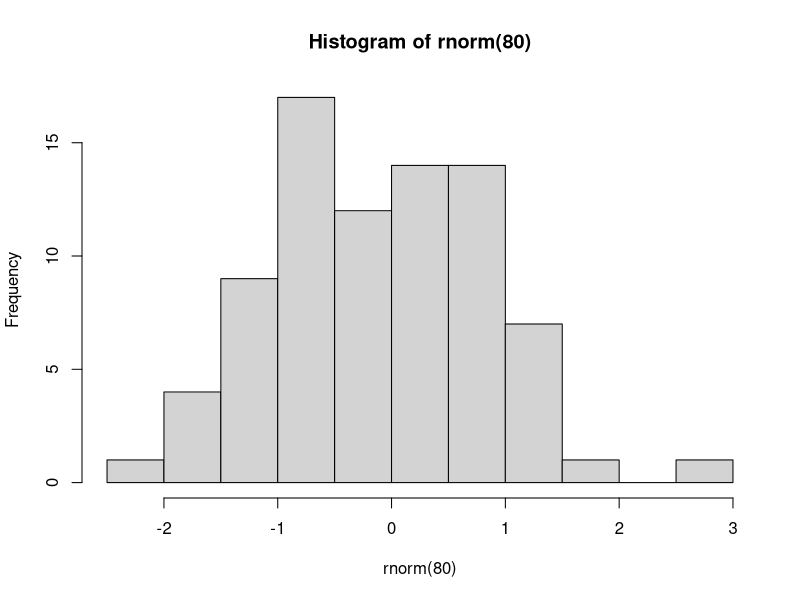

Recreate this plot in R.
#!/usr/bin/r

if (require("tidyr", quietly = TRUE)) {
  fruits <- c(
    type   = c("apple", "orange", "apple", "orange", "orange", "orange"),
    year   = c(2010, 2010, 2012, 2010, 2010, 2012),
    size = c("XS", "S",  "M", "S", "S", "M"),
    weights = rnorm(6)
  )
  
  # All possible combinations ---------------------------------------
  fruits
}

# Note that 'from' and 'to' contain valid but empty intervals.

to <- c(
  matrix(
    c(
      2,  6,
      2,  8,
      2,  9,
      4,  4,
      6,  8
    ),
    ncol = 2, byrow = TRUE
  ),
  closed = c( TRUE, FALSE ),
  type = "Z"
)

from <- c(
  matrix(
    c(
      2,  8,
      8,  9,
      6,  9,
      11, 12,
      3,  3
    ),
    ncol = 2, byrow = TRUE
  ),
  closed = c( TRUE, FALSE ),
  type = "Z"
)
rownames <- letters

rownames
to


closed <- TRUE
to


# Intervals_full

F <- FALSE
T <- TRUE

to <- c(
  rep( c(2,8), c(4,4) ),
  closed = matrix( c(F,F,T,T,F,T,F,T), ncol = 2 ),
  type = "R"
)

type <- "R"
from <- c( from, "Intervals_full" )

from
to
c(from, to)

# Testing

B <- 1000

x1 <- rexp( B, 1/1000 )
s1 <- runif( B, max=5 )
x2 <- rexp( B, 1/1000 )
s2 <- runif( B, max=3 )

from <- c( cbind( x1, x1 + s1 ) )
to <- c( cbind( x2, x2 + s2 ) )

ii <- c( from, to )
ii_match <- which( sapply( ii, length ) > 0 )

from
c( ii[ ii_match[1:3] ], function(x) to[x,] )

included <- c(unlist( ii ))
dim( included )
hist(rnorm(80))


fruits <- c(
  type   = c("apple", "orange", "apple", "orange", "orange", "orange"),
  year   = c(2010, 2010, 2012, 2010, 2010, 2012),
  size  =  factor(
    c("XS", "S",  "M", "S", "S", "M"),
    levels = c("XS", "S", "M", "L")
  ),
  weights = rnorm(10)
)

# All possible combinations ---------------------------------------
# Note that all defined, but not necessarily present, levels of the
# factor variable `size` are retained.
fruits 
# Only combinations that already appear in the data ---------------
# Other uses -------------------------------------------------------
# Use with `full_seq()` to fill in values of continuous variables
# Use `anti_join()` to determine which observations are missing
all <- fruits 
all

# Use with `right_join()` to fill in missing rows
fruits
